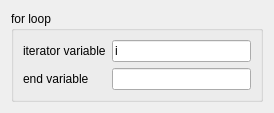
<?xml version="1.0" encoding="UTF-8"?>
<ui version="4.0">
 <class>ForLoopCreator</class>
 <widget class="QWidget" name="ForLoopCreator">
  <property name="geometry">
   <rect>
    <x>0</x>
    <y>0</y>
    <width>274</width>
    <height>99</height>
   </rect>
  </property>
  <property name="windowTitle">
   <string>Form</string>
  </property>
  <layout class="QGridLayout" name="gridLayout">
   <item row="0" column="0">
    <widget class="QGroupBox" name="groupBox">
     <property name="title">
      <string>for loop</string>
     </property>
     <layout class="QGridLayout" name="gridLayout_2">
      <item row="1" column="0">
       <widget class="QLabel" name="label_3">
        <property name="text">
         <string>end variable</string>
        </property>
       </widget>
      </item>
      <item row="1" column="1">
       <widget class="QLineEdit" name="lineEditForLoopEnd"/>
      </item>
      <item row="0" column="0">
       <widget class="QLabel" name="label_4">
        <property name="text">
         <string>iterator variable</string>
        </property>
       </widget>
      </item>
      <item row="0" column="1">
       <widget class="QLineEdit" name="lineEditForLoopIterator">
        <property name="text">
         <string>i</string>
        </property>
       </widget>
      </item>
     </layout>
    </widget>
   </item>
  </layout>
 </widget>
 <tabstops>
  <tabstop>lineEditForLoopIterator</tabstop>
  <tabstop>lineEditForLoopEnd</tabstop>
 </tabstops>
 <resources/>
 <connections/>
</ui>
